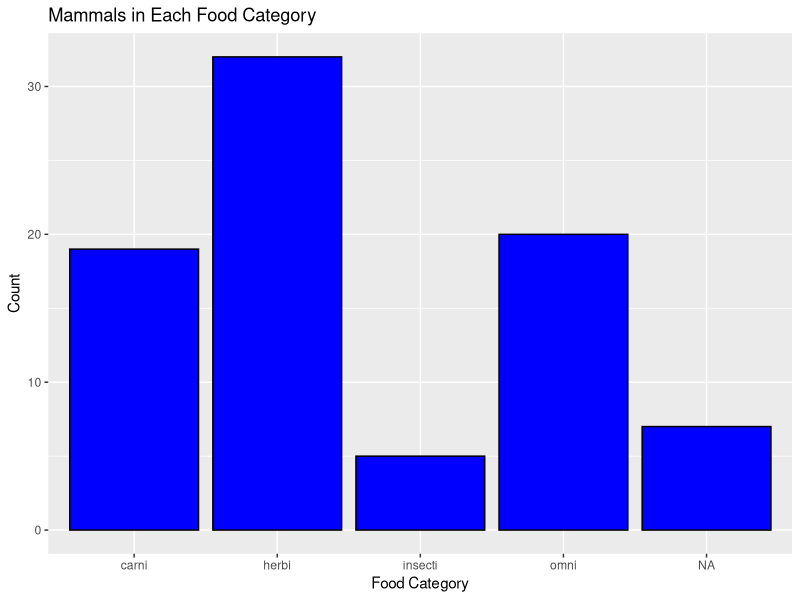
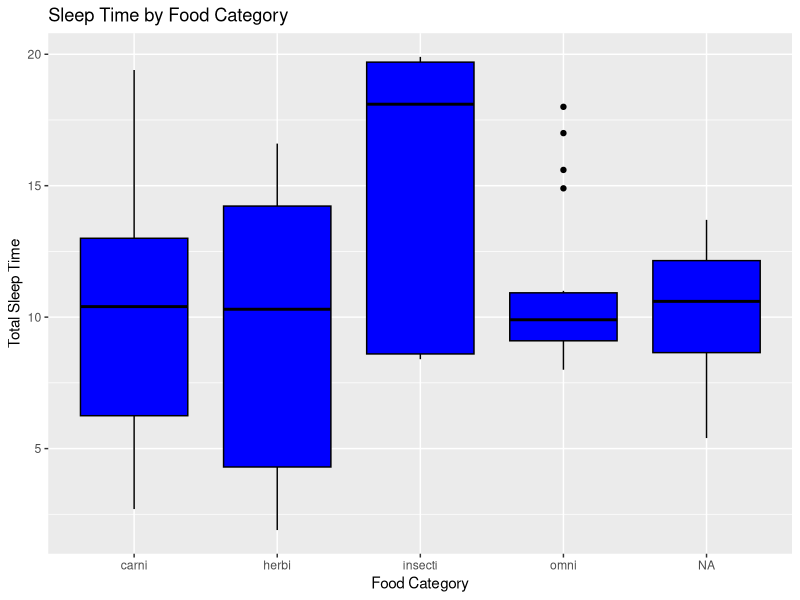
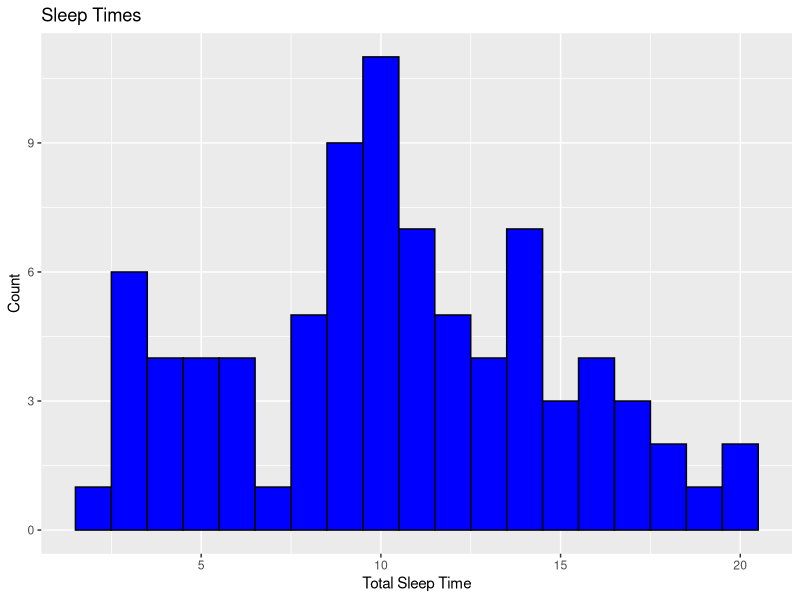
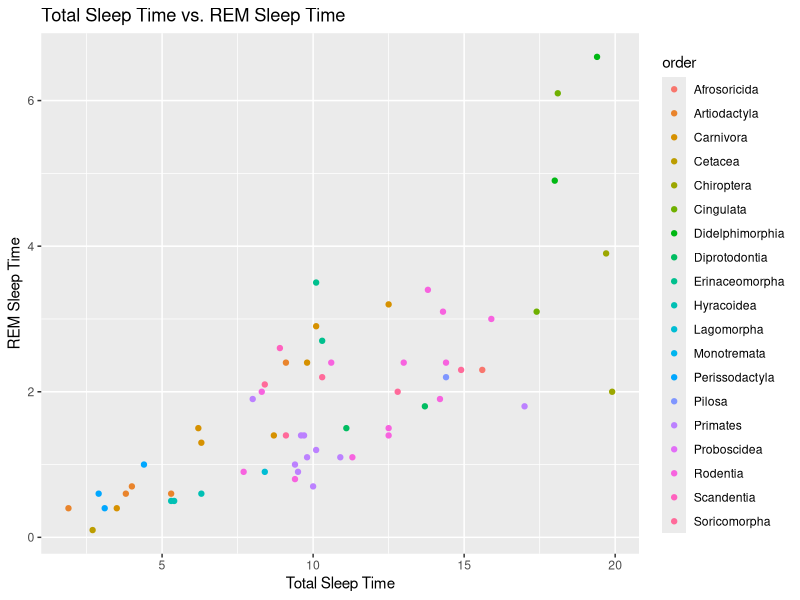
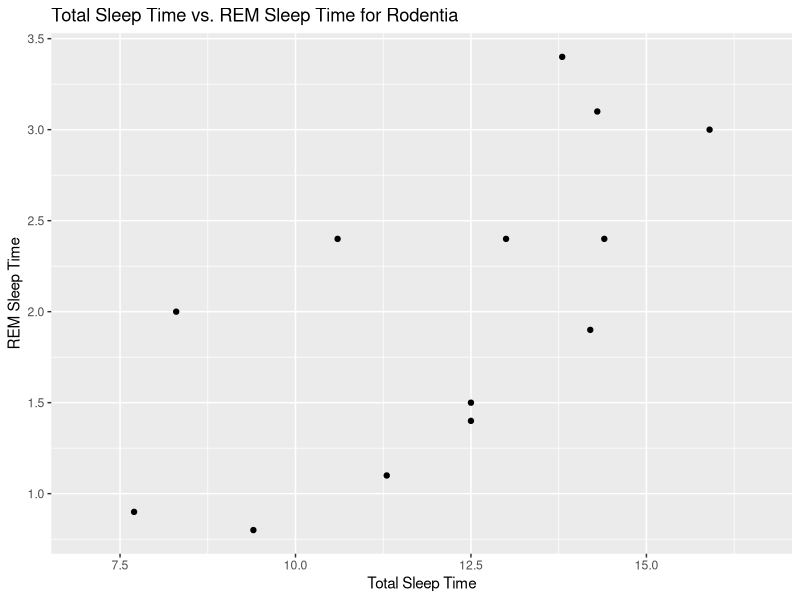

R code for these plots, in order:
library(tidyverse)
library(ggplot2)

data(msleep)

# 1. Convert into factors
msleep$genus <- as.factor(msleep$genus)
msleep$vore <- as.factor(msleep$vore)
msleep$order <- as.factor(msleep$order)
msleep$conservation <- as.factor(msleep$conservation)

# 2. Shortest sleep time
shortest_sleep <- min(msleep$sleep_total, na.rm = TRUE)
shortest_sleep_mammal <- msleep$name[which.min(msleep$sleep_total)]

# 3. Most missing
missing_values <- sapply(msleep, function(x) sum(is.na(x)))
most_missing <- names(missing_values)[which.max(missing_values)]
missing_values <- max(missing_values)

# 4. Correlations
correlations <- cor(msleep[sapply(msleep, is.numeric)], use = "pairwise.complete.obs")

# 5. Highest correlation
correlations_copy <- correlations
diag(correlations_copy) <- 0
highest_corr <- max(correlations_copy)

# 6. Sleep time distribution
sleep_histogram <- ggplot(msleep, aes(x = sleep_total)) +
  geom_histogram(binwidth = 1, fill = "blue", color = "black") +
  labs(x = "Total Sleep Time", y = "Count", title = "Sleep Times")

# 7. Bar chart for food categories
food_barchart <- ggplot(msleep, aes(x = vore)) +
  geom_bar(fill = "blue", color = "black") +
  labs(x = "Food Category", y = "Count", title = "Mammals in Each Food Category")

# 8. Grouped box plot for sleep time
sleep_boxplot <- ggplot(msleep, aes(x = vore, y = sleep_total)) +
  geom_boxplot(fill = "blue", color = "black") +
  labs(x = "Food Category", y = "Total Sleep Time", title = "Sleep Time by Food Category")

# 9. Longest average sleep time
highest_average <- max(tapply(msleep$sleep_total, msleep$vore, mean, na.rm = TRUE))

# 10. REM sleep vs. total sleep, colored by order
sleep_scatterplot <- ggplot(msleep, aes(x = sleep_total, y = sleep_rem, color = order)) +
  geom_point() +
  labs(x = "Total Sleep Time", y = "REM Sleep Time", title = "Total Sleep Time vs. REM Sleep Time")

# 11. REM sleep vs. total sleep for the order most common in the data
most_common_order <- names(which.max(table(msleep$order)))
sleep_scatterplot2 <- ggplot(msleep[msleep$order == most_common_order,], aes(x = sleep_total, y = sleep_rem)) +
  geom_point() +
  labs(x = "Total Sleep Time", y = "REM Sleep Time", title = paste("Total Sleep Time vs. REM Sleep Time for", most_common_order))